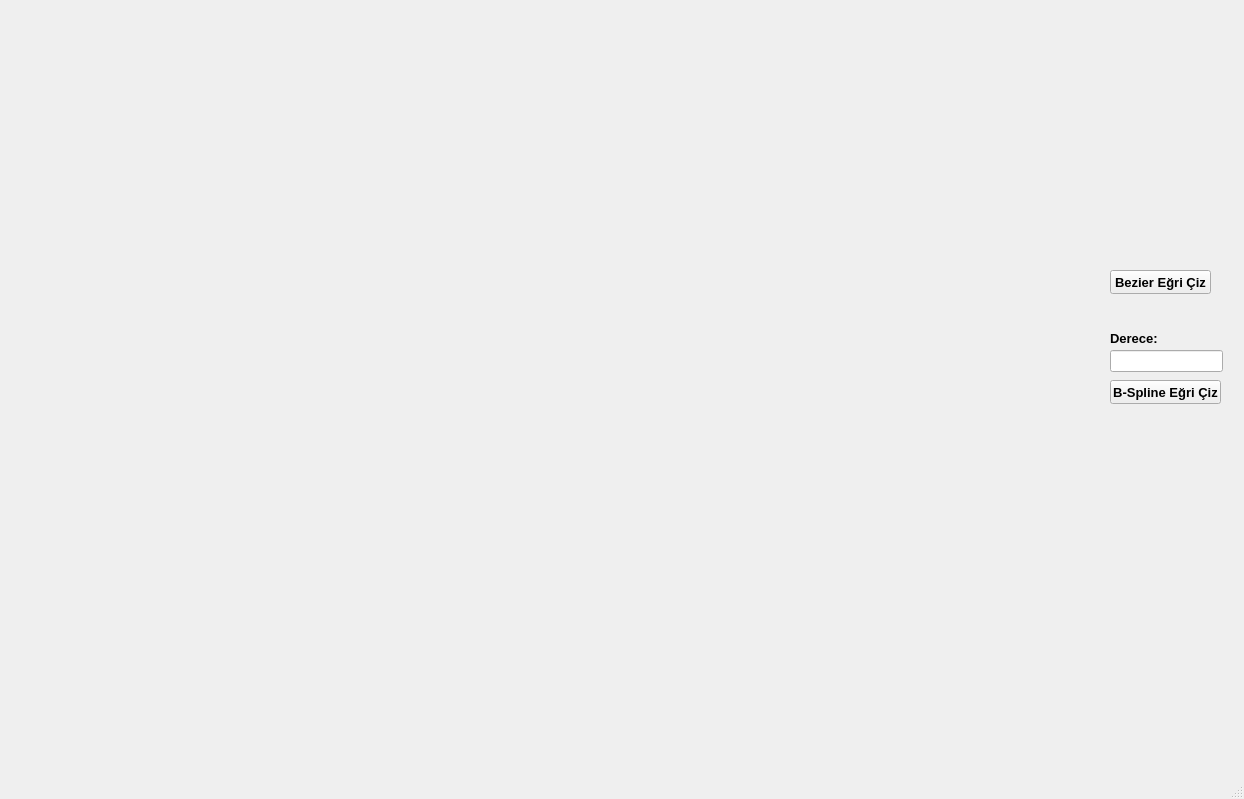
<?xml version="1.0" encoding="UTF-8"?>
<ui version="4.0">
 <class>MainWindow</class>
 <widget class="QMainWindow" name="MainWindow">
  <property name="geometry">
   <rect>
    <x>0</x>
    <y>0</y>
    <width>1244</width>
    <height>799</height>
   </rect>
  </property>
  <property name="windowTitle">
   <string>MainWindow</string>
  </property>
  <widget class="QWidget" name="centralwidget">
   <widget class="QPushButton" name="pushButton">
    <property name="geometry">
     <rect>
      <x>1110</x>
      <y>270</y>
      <width>101</width>
      <height>24</height>
     </rect>
    </property>
    <property name="font">
     <font>
      <pointsize>10</pointsize>
      <bold>true</bold>
     </font>
    </property>
    <property name="text">
     <string>Bezier Eğri Çiz</string>
    </property>
   </widget>
   <widget class="QLabel" name="label">
    <property name="geometry">
     <rect>
      <x>1110</x>
      <y>330</y>
      <width>49</width>
      <height>16</height>
     </rect>
    </property>
    <property name="font">
     <font>
      <pointsize>10</pointsize>
      <bold>true</bold>
     </font>
    </property>
    <property name="text">
     <string>Derece:</string>
    </property>
   </widget>
   <widget class="QLineEdit" name="lineEdit">
    <property name="geometry">
     <rect>
      <x>1110</x>
      <y>350</y>
      <width>113</width>
      <height>22</height>
     </rect>
    </property>
   </widget>
   <widget class="QPushButton" name="pushButton_2">
    <property name="geometry">
     <rect>
      <x>1110</x>
      <y>380</y>
      <width>111</width>
      <height>24</height>
     </rect>
    </property>
    <property name="font">
     <font>
      <pointsize>10</pointsize>
      <bold>true</bold>
     </font>
    </property>
    <property name="text">
     <string>B-Spline Eğri Çiz</string>
    </property>
   </widget>
  </widget>
  <widget class="QMenuBar" name="menubar">
   <property name="geometry">
    <rect>
     <x>0</x>
     <y>0</y>
     <width>1244</width>
     <height>22</height>
    </rect>
   </property>
  </widget>
  <widget class="QStatusBar" name="statusbar"/>
 </widget>
 <resources/>
 <connections/>
</ui>
